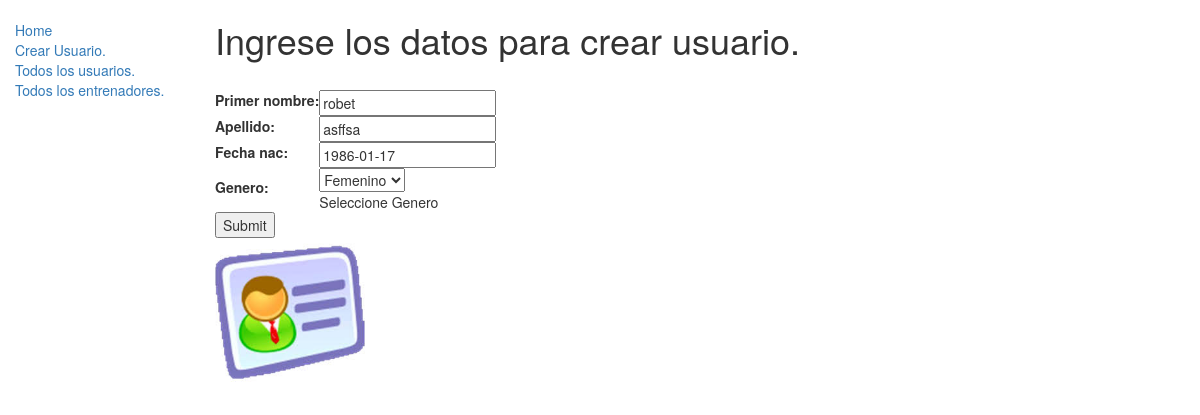
Screenshot of /catalogo/usuario/1/update/ with the database file from the repository.
### catalogo/models.py (models this page shows, shortened)
class Usuario(models.Model):
	primer_nombre = models.CharField(max_length=100 )
	apellido = models.CharField(max_length=100)
	fecha_nac = models.DateField(null=True, blank=True)
	LOAN_STATUS = (
		('f','Femenino'),
		('M', 'Masculino'),
	)
	genero = models.CharField(
		max_length=1,
		choices=LOAN_STATUS,
		blank=True,
		default='f',
		help_text='Seleccione Genero'
	)
	class Meta:
		ordering = ['apellido', 'primer_nombre']

### catalogo/views.py (the view)
# urls.py: path('usuario/<int:pk>/update/', views.UsuarioUpdate.as_view(), name='usuario_update'),
class UsuarioUpdate(UpdateView):
    model = Usuario
    fields= ['primer_nombre','apellido','fecha_nac','genero']

### templates/catalogo/usuario_form.html (shortened to what this page needs)
{% extends "base_generic.html" %}
{% block content %}
<h1>Ingrese los datos para crear usuario.</h1>
<br>
<form action="" method="post">
    <table>
    {{ form.as_table }}
    </table>
    <input type="submit" value="Submit">
    <br>
    {% load static %} <img src="{% static 'images/crearusuario.jpg' %}" alt="Crear"
        style="width:150px;height:150px;" />
</form>
{% endblock %}

### rows the page displays
Usuario: primer_nombre "robet", apellido "asffsa", fecha_nac "1986-01-17", genero "Femenino"
